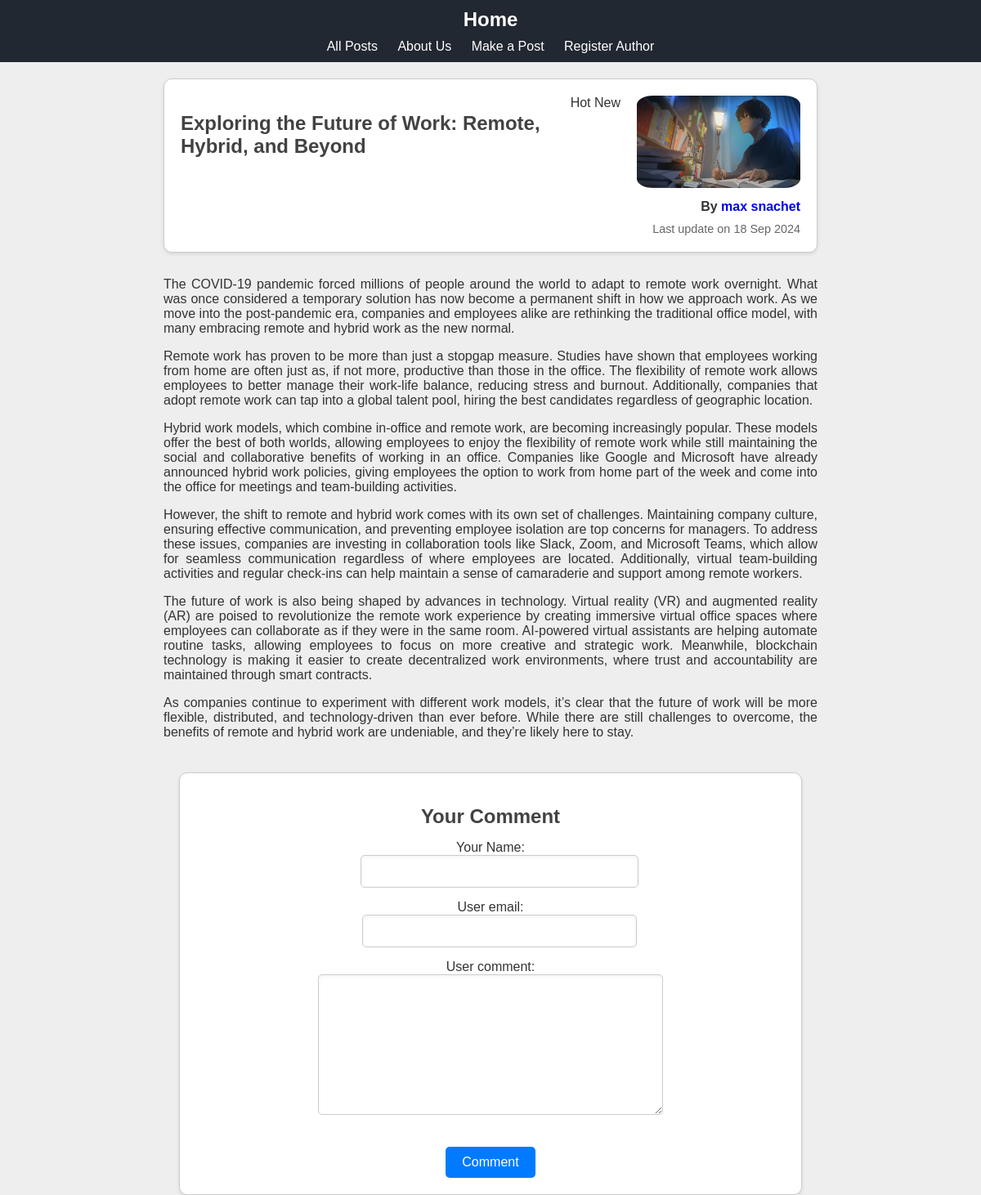
The app's page /blogs/exploring-the-future-of-work-remote-hybrid-and-beyond with its own data.
### blogs/models.py (models this page shows, shortened)
class Post(models.Model):
    title = models.CharField(max_length=150)
    excerpt = models.CharField(max_length=200)
    image_name = models.ImageField(null=True,upload_to="data")
    date = models.DateField(auto_now=True)
    slug = models.SlugField(unique=True,db_index=True,default=" ",null=True)
    content = models.TextField(validators=[MinLengthValidator(10)])
    author = models.ForeignKey(Author,on_delete=models.SET_NULL,null=True)
    tags = models.ManyToManyField(Tag)

class Tag(models.Model):
    caption = models.CharField(max_length=30)

class Author(models.Model):
    first_name = models.CharField(max_length=100)
    last_name = models.CharField(max_length=100)
    email = models.EmailField()
    def __str__(self):
        return(f"{self.first_name} {self.last_name}")

### blogs/views.py (the view, shortened to what this page needs)
# urls.py: path("blogs/<slug:slug>",views.blog_details.as_view(),name="detailed-blog"),
class blog_details(View):
    def get(self,request,slug):
        identified_post = Post.objects.get(slug = slug)
        post_tags = identified_post.tags.all()
        form = commentForm()
        comments = identified_post.comment_set.all()
        return render(request, "blogs/detailed-post.html"
                      ,{"identified_blog":identified_post,
                                "post_tags" : post_tags
                                ,"form":form,
                                "comments":comments}
                                )

### blogs/forms.py
class commentForm(forms.ModelForm):
    class Meta():
        model = Comment
        exclude = ["post"]
        labels = {
            "user_name": "Your Name"
        }

### blogs/templates/blogs/detailed-post.html (shortened to what this page needs)
{% extends "base.html" %}
{% load static%}
{% block styles_sheet %}
    <link rel="stylesheet" href="{% static 'blogs/detailed-post.css' %}">
{%endblock%}
{% block content%}
<section id="summary">
    <h2>{{identified_blog.title}}</h2>
    <div>
        {% for tag in post_tags %}
            <span>{{tag.caption}}</span>
        {% endfor %}
    </div>
    <article>
        <img src="{{identified_blog.image_name.url}}" alt="{{identified_blog.title}}" />
        <address>By <a href="mailto: {{identified_blog.author.email}}"> {{identified_blog.author}} </a> </address>
        <div id="update">
            Last update on <time>{{identified_blog.date| date:"d M Y"}}</time>
        </div>
    </article>
</section>
<main id ="main-blog">
    <p>{{identified_blog.content|linebreaks}}</p>
</main>
<section id="comments-section">
    <h2>Your Comment</h2>
    <form method="post",action="{% url "detailed-blog" identified_blog.slug %}" >
        {{form}}
        <button>Comment</button>
    </form>
</section>
{%endblock%}

### static/app.css (style rules this page uses)
body, html { margin: 0; padding: 0; font-family: Arial, sans-serif; background-color: #eeeeee; color: #333; }
h1,h2 { color: #424242; }
a { text-decoration: none; }

### blogs/static/blogs/detailed-post.css (style rules this page uses)
#summary { margin-left: 200px; margin-right: 200px; margin-top: 20px; display: flex; flex-direction: row; align-items: flex-start; border: 1px solid #ccc; border-radius: 10px; padding: 20px; box-shadow: 0 2px 4px rgba(0, 0, 0, 0.1); margin-bottom: 30px; background-color: white; }
#summary h2 { flex: 1; font-size: 1.5em; font-weight: bold; margin-right: 20px; }
#summary img { border-radius: 10%; max-width: 200px; margin-left: 20px; }
#summary address, #summary #update { text-align: right; margin-top: 10px; }
#summary address { font-style: normal; font-weight: bold; }
#summary #update { font-size: 0.9em; color: #666; }
#main-blog { margin-left: 200px; margin-right: 200px; text-align: justify; }
#comments-section { margin-left: auto; margin-right: auto; margin-top: 40px; width: 60%; padding: 20px; border: 1px solid #ccc; border-radius: 10px; background-color: white; box-shadow: 0 2px 4px rgba(0, 0, 0, 0.1); text-align: center; }
#comments-section h2 { font-size: 1.5em; font-weight: bold; margin-bottom: 15px; }
#comments-section form { display: flex; flex-direction: column; align-items: center; }
#comments-section input, #comments-section textarea { width: 100%; max-width: 400px; padding: 10px; margin-bottom: 15px; border: 1px solid #ccc; border-radius: 5px; font-size: 1em; box-shadow: inset 0 2px 4px rgba(0, 0, 0, 0.05); }
#comments-section form button { margin-top: 20px; padding: 10px 20px; background-color: #007BFF; color: white; border: none; border-radius: 5px; cursor: pointer; font-size: 1em; }

### records on screen
Post: title "Exploring the Future of Work: Remote, Hybrid, and Beyond", image_name (picture), author "max snachet", date "18 Sep 2024", content "The COVID-19 pandemic forced millions of people around the world to adapt to remote work overnight. What was once considered a temporary solution has now become a permanent shift in how we approach work. As we move into the post-pandemic era, companies and employees alike are rethinking the traditional office model, with many embracing remote and hybrid work as the new normal. Remote work has proven to be more than just a stopgap measure. Studies have shown that employees working from home are often just as, if not more, productive than those in the office. The flexibility of remote work allows employees to better manage their work-life balance, reducing stress and burnout. Additionally,…"
Tag: caption "Hot"
Tag: caption "New"
